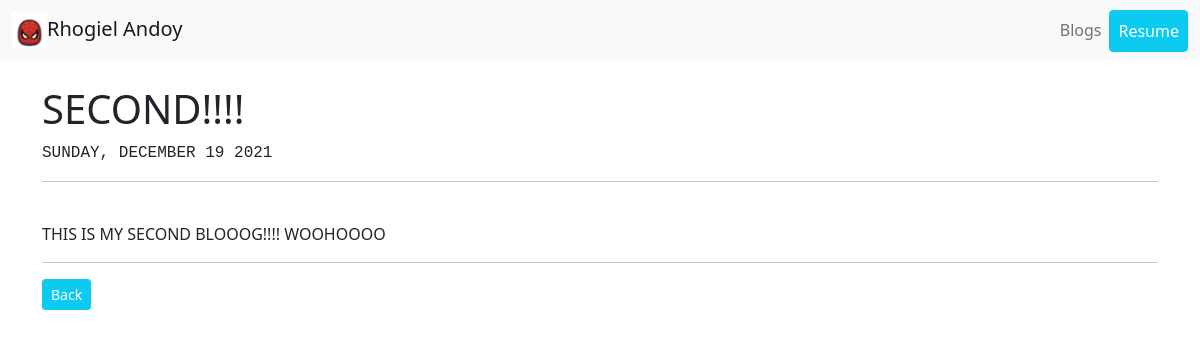
The page /blog/3/ on the database as committed earlier.
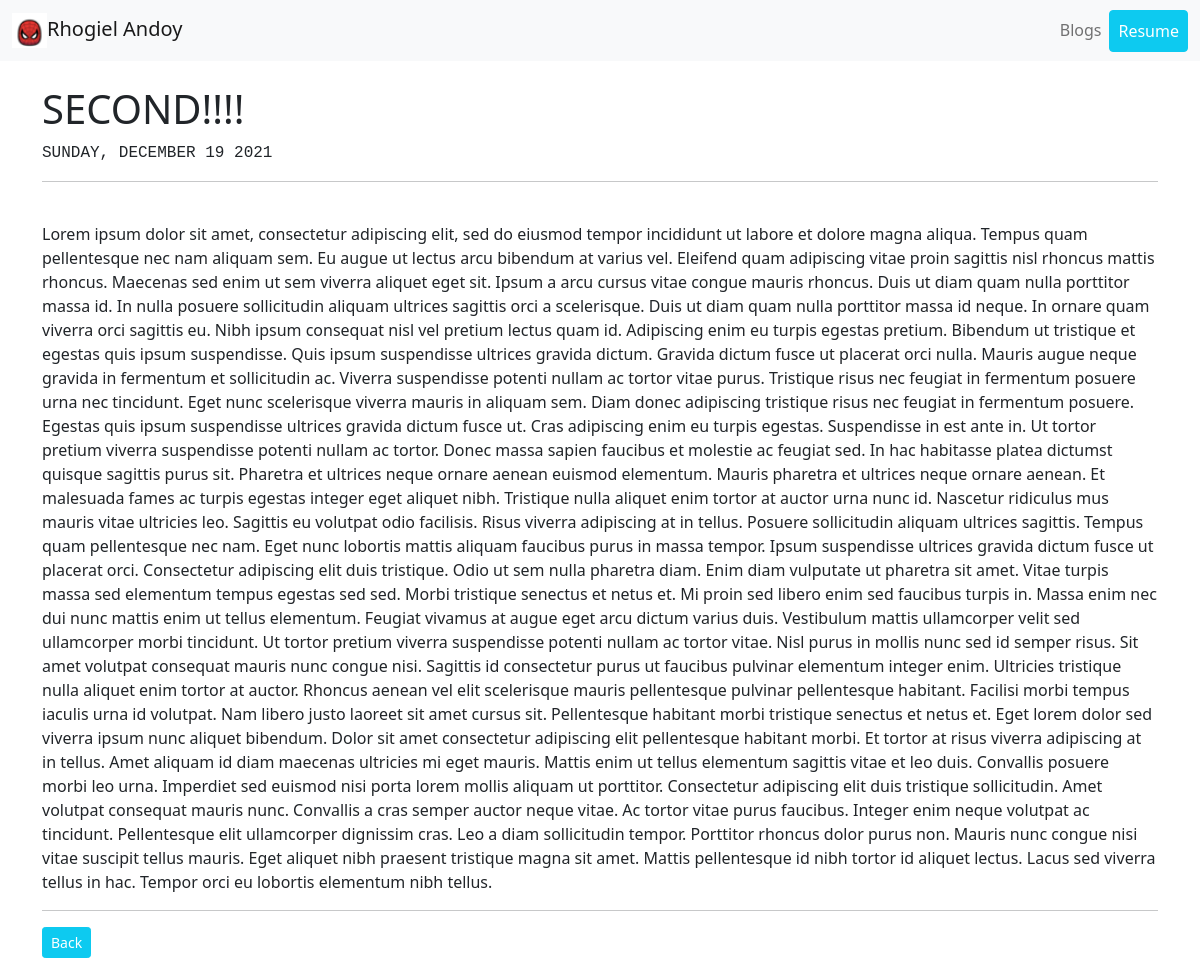
The same page on the database as committed later.
### blog/models.py (models this page shows, shortened)
class Blog(models.Model):
    post_title = models.CharField(max_length=100)
    post_date = models.DateField(auto_now_add=True)
    post_desc = models.TextField()

### blog/views.py (the view)
# urls.py: path('<int:blog_id>/', views.blog_details, name='details'),
def blog_details(request, blog_id):
    blog = get_object_or_404(Blog, pk=blog_id)
    return render(request, 'blog/details.html', {'blog': blog})

### blog/templates/blog/details.html
{% extends 'portfolio/base.html' %}
{% block content %}
    <div class="container">
        <br>
        <h1>{{ blog.post_title }}</h1>
        <p class="font-monospace">{{ blog.post_date|date:'l, F d Y'|upper }}</p>
        <hr>
        <br>
        <p class="text-justify">{{ blog.post_desc }}</p>
        <hr>
        <a href="{% url 'blog:all_blogs' %}" class="btn btn-sm btn-info text-white">Back</a>
    </div>
{% endblock %}

Rows that differ between the two databases and show on the page:
changed Blog "SECOND!!!!": post_desc "THIS IS MY SECOND BLOOOG!!!! WOOHOOOO" → "Lorem ipsum dolor sit amet, consectetur adipiscing elit, sed do eiusmod tempor incididunt ut labore et dolore magna aliqua. Tempus quam pellentesque nec nam aliquam sem. Eu augue ut lectus arcu bibendum at varius vel. Eleifend quam adipiscing vitae proin sagittis nisl rhoncus mattis rhoncus. Maecenas sed enim ut sem viverra aliquet eget sit. Ipsum a arcu cursus vitae congue mauris rhoncus. Duis ut diam quam nulla porttitor massa id. In nulla posuere sollicitudin aliquam ultrices sagittis orci a scelerisque. Duis ut diam quam nulla porttitor massa id neque. In ornare quam viverra orci sagittis eu. Nibh ipsum consequat nisl vel pretium lectus quam id. Adipiscing enim eu turpis egestas…"
